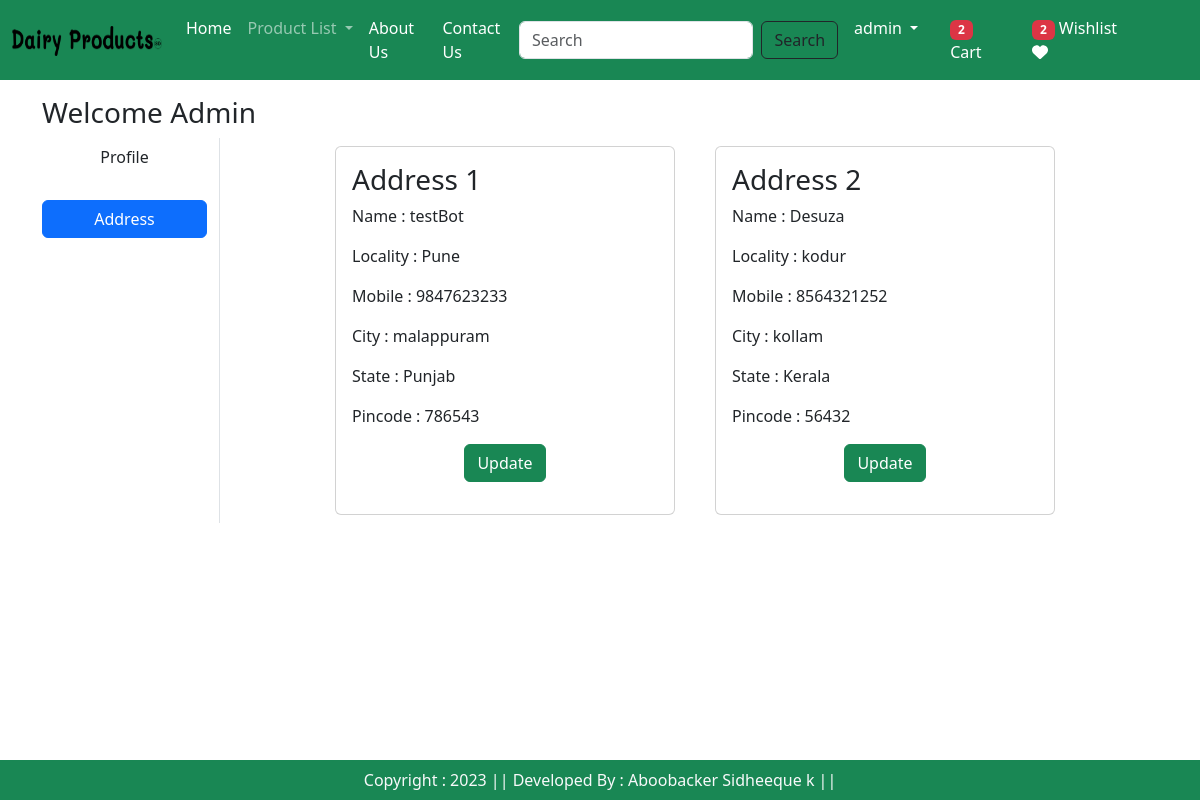
The page /address/ (signed in) on the database its author committed.
### app/models.py (models this page shows, shortened)
class Customer(models.Model):
    user = models.ForeignKey(User,on_delete=models.CASCADE)
    name = models.CharField(max_length=200)
    locality = models.CharField(max_length=200)
    city = models.CharField(max_length=50)
    mobile = models.IntegerField(default=0)
    pincode = models.IntegerField()
    state = models.CharField(choices=STATE_CHOICES,max_length=100)

### app/views.py (the view)
# urls.py: path('address/',views.address,name='address'),
@login_required
def address(request):
    add=Customer.objects.filter(user=request.user) # pylint: disable=E1101
    totalitem =0
    wishitem = 0
    if request.user.is_authenticated:
        totalitem = len(Cart.objects.filter(user=request.user)) # pylint: disable=E1101
        wishitem = len(Wishlist.objects.filter(user=request.user)) # pylint: disable=E1101
    context={
        'add': add,
         'totalitem':totalitem,
         'wishitem':wishitem
    }
    return render(request,'address.html',context)

### templates/address.html (shortened to what this page needs)
{% extends 'base.html' %}
{% load static %}
{% block main %}
<div class="container my-5">
    <div class="row">
        <h3>Welcome <span class="text-capitalize">{{request.user}}</span></h3>
    <div class="col-sm-2 border-end">
        <ul class="list-unstyled">
            <li class="d-grid"><a href="{% url 'profile' %}" class="btn ">Profile</a></li>
           <br> <li class="d-grid"><a href="{% url 'address' %}" class="btn btn-primary">Address</a></li>
        </ul>
    </div>
    <div class="col-sm-8 offset-sm-1">
        <div class="row">
            {% for ad in add  %}
              <div class="col-sm-6">
                <div class="card m-2">
                     <div class="card-body">
                        <h3>Address  {{forloop.counter}}</h3>
                        <p>Name : {{ad.name}}</p>
                        <p>Locality : {{ad.locality}}</p>
                        <p>Mobile : {{ad.mobile}}</p>
                        <p>City : {{ad.city}}</p>
                        <p>State : {{ad.state}}</p>
                        <p>Pincode : {{ad.pincode}}</p>
                        <p class="text-center "><a href="{% url 'updateaddress' pk=ad.id %}" type="button" class="btn btn-success">Update</a></p>
                     </div>
                </div>
               </div>
            {% endfor %}
        </div>
    </div>
{% endblock main %}

### templates/base.html (shortened to what this page needs)
{% load static %}
<!DOCTYPE html>
<html>
  <head>
    <link rel="stylesheet" href="{% static '/css/owl.carousel.min.css' %}" />
    <link rel="stylesheet" href="{% static '/css/all.min.css' %}" />
    <link rel="stylesheet" href="{% static '/css/style.css' %}" />
    <link
      href="https://cdn.jsdelivr.net/npm/bootstrap@5.3.2/dist/css/bootstrap.min.css"
      rel="stylesheet"
    />
    <link rel="stylesheet" href="" />
  </head>
  <body style="min-height: 100vh; display: flex; flex-direction: column;">
    <br><br>
    <nav class="navbar navbar-expand-lg navbar-dark bg-success  pe-5 fixed-top" >
      <div class="container-fluid">
        <a class="navbar-brand" href="#">
          <img src="{% static 'images/banner/dp.png' %}"  width="150" height="30"/>
        </a>
        <div class="collapse navbar-collapse" id="navbarSupportedContent">
          <ul class="navbar-nav me-auto mb-2 mb-lg-0">
            {% if request.user.is_authenticated %}
            <li class="nav-item">
              <a class="nav-link active" aria-current="page" href="/">Home</a>
            </li>
            <li class="nav-item dropdown">
              <a class="nav-link dropdown-toggle" href="#" role="button" data-bs-toggle="dropdown" aria-expanded="false">
                Product List
              </a>
            </li>
            <li class="nav-item">
              <a class="nav-link text-white" href="{% url 'about' %}">About Us</a>
            </li>
            <li class="nav-item">
              <a class="nav-link text-white" href="{% url 'contact' %}">Contact Us</a>
            </li>
          </ul>
          <form class="d-flex" role="search" action="/search">
            <input class="form-control me-2" type="search" placeholder="Search"  name="search"  aria-label="Search">
            <button class="btn btn-outline-dark " type="submit">Search</button>
          </form>
          <ul class="navbar-nav me-auto mb-2 mb-lg-0">
            <li class="nav-item dropdown mx-2">
              <a class="nav-link dropdown-toggle text-white" href="#" id="profileDropdown" role="button" data-bs-toggle="dropdown" aria-expanded="false" >
                {{request.user}}
              </a>
            </li>
            <li class="nav-item mx-2">
                <a href="{% url 'showcart' %}" class="nav-link text-white"><span class="badge bg-danger">  {% if totalitem and totalitem > 0 %} {{totalitem}} {% endif %}</span> Cart</a>
              </li>
            <li class="nav-item mx-2">
                <a href="{% url 'showwishlist' %}" class="nav-link text-white"><span class="badge bg-danger">  {% if wishitem and wishitem > 0 %} {{wishitem}} {% endif %}</span> Wishlist <i class="fa fa-heart "></i>  </a>
            </li>
            {% endif %}
          </ul>
        </div>
      </div>
    </nav>
{% block main %}{% endblock main %}
    <br><br><br>
    <footer class="container-fluid bg-success text-center  p-2 mt-5 text-light  fixed-bottom  ">
      Copyright : 2023   ||   Developed By : Aboobacker Sidheeque k ||
    </footer>
    </body>
</html>

### rows shown on the page
Customer: name "testBot", locality "Pune", mobile "9847623233", city "malappuram", state "Punjab", pincode "786543"
Customer: name "Desuza", locality "kodur", mobile "8564321252", city "kollam", state "Kerala", pincode "56432"

### other values the page prints
{{ request.user }} "admin"
{{ totalitem }} "2"
{{ wishitem }} "2"
{{ request.user }} "Admin"
